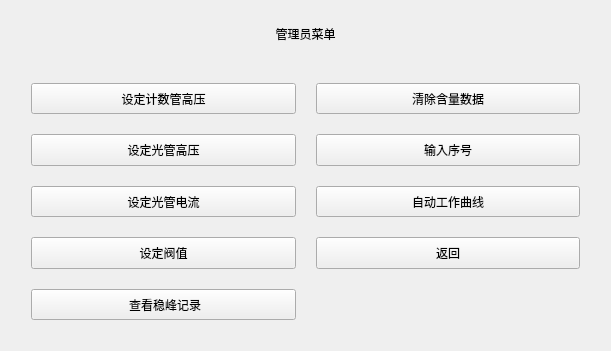
<?xml version="1.0" encoding="UTF-8"?>
<ui version="4.0">
 <class>hide_system</class>
 <widget class="QWidget" name="hide_system">
  <property name="geometry">
   <rect>
    <x>0</x>
    <y>0</y>
    <width>611</width>
    <height>351</height>
   </rect>
  </property>
  <property name="windowTitle">
   <string>Form</string>
  </property>
  <layout class="QGridLayout" name="gridLayout_2">
   <item row="0" column="0">
    <layout class="QVBoxLayout" name="verticalLayout" stretch="1,6">
     <item>
      <widget class="QLabel" name="label">
       <property name="text">
        <string>管理员菜单</string>
       </property>
       <property name="alignment">
        <set>Qt::AlignCenter</set>
       </property>
      </widget>
     </item>
     <item>
      <layout class="QGridLayout" name="gridLayout">
       <property name="leftMargin">
        <number>20</number>
       </property>
       <property name="topMargin">
        <number>20</number>
       </property>
       <property name="rightMargin">
        <number>20</number>
       </property>
       <property name="bottomMargin">
        <number>20</number>
       </property>
       <property name="spacing">
        <number>20</number>
       </property>
       <item row="0" column="0">
        <widget class="QPushButton" name="b_count_voltage">
         <property name="sizePolicy">
          <sizepolicy hsizetype="Minimum" vsizetype="Minimum">
           <horstretch>0</horstretch>
           <verstretch>0</verstretch>
          </sizepolicy>
         </property>
         <property name="text">
          <string>设定计数管高压</string>
         </property>
        </widget>
       </item>
       <item row="3" column="1">
        <widget class="QPushButton" name="b_input_serial">
         <property name="sizePolicy">
          <sizepolicy hsizetype="Minimum" vsizetype="Minimum">
           <horstretch>0</horstretch>
           <verstretch>0</verstretch>
          </sizepolicy>
         </property>
         <property name="text">
          <string>输入序号</string>
         </property>
        </widget>
       </item>
       <item row="5" column="1">
        <widget class="QPushButton" name="pushButton">
         <property name="sizePolicy">
          <sizepolicy hsizetype="Minimum" vsizetype="Minimum">
           <horstretch>0</horstretch>
           <verstretch>0</verstretch>
          </sizepolicy>
         </property>
         <property name="text">
          <string>返回</string>
         </property>
        </widget>
       </item>
       <item row="4" column="1">
        <widget class="QPushButton" name="pushButton_2">
         <property name="sizePolicy">
          <sizepolicy hsizetype="Minimum" vsizetype="Minimum">
           <horstretch>0</horstretch>
           <verstretch>0</verstretch>
          </sizepolicy>
         </property>
         <property name="text">
          <string>自动工作曲线</string>
         </property>
        </widget>
       </item>
       <item row="5" column="0">
        <widget class="QPushButton" name="b_value">
         <property name="sizePolicy">
          <sizepolicy hsizetype="Minimum" vsizetype="Minimum">
           <horstretch>0</horstretch>
           <verstretch>0</verstretch>
          </sizepolicy>
         </property>
         <property name="text">
          <string>设定阀值</string>
         </property>
        </widget>
       </item>
       <item row="4" column="0">
        <widget class="QPushButton" name="b_light_electricity">
         <property name="sizePolicy">
          <sizepolicy hsizetype="Minimum" vsizetype="Minimum">
           <horstretch>0</horstretch>
           <verstretch>0</verstretch>
          </sizepolicy>
         </property>
         <property name="text">
          <string>设定光管电流</string>
         </property>
        </widget>
       </item>
       <item row="3" column="0">
        <widget class="QPushButton" name="b_light_voltage">
         <property name="sizePolicy">
          <sizepolicy hsizetype="Minimum" vsizetype="Minimum">
           <horstretch>0</horstretch>
           <verstretch>0</verstretch>
          </sizepolicy>
         </property>
         <property name="text">
          <string>设定光管高压</string>
         </property>
        </widget>
       </item>
       <item row="0" column="1">
        <widget class="QPushButton" name="b_clear">
         <property name="sizePolicy">
          <sizepolicy hsizetype="Minimum" vsizetype="Minimum">
           <horstretch>0</horstretch>
           <verstretch>0</verstretch>
          </sizepolicy>
         </property>
         <property name="text">
          <string>清除含量数据</string>
         </property>
        </widget>
       </item>
       <item row="6" column="0">
        <widget class="QPushButton" name="pushButton_3">
         <property name="sizePolicy">
          <sizepolicy hsizetype="Minimum" vsizetype="Minimum">
           <horstretch>0</horstretch>
           <verstretch>0</verstretch>
          </sizepolicy>
         </property>
         <property name="text">
          <string> 查看稳峰记录</string>
         </property>
        </widget>
       </item>
      </layout>
     </item>
    </layout>
   </item>
  </layout>
 </widget>
 <resources/>
 <connections/>
</ui>
